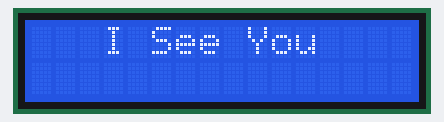
Recording of a sketch running on a simulated Arduino Uno, built with avr-gcc and run on an emulated ATmega328P. Parts: 16×2 character LCD.

Above: at 0.2 s.
At 3.2 s:
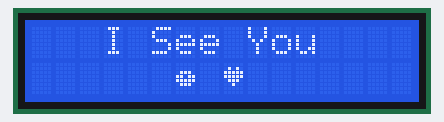
At 8.2 s:
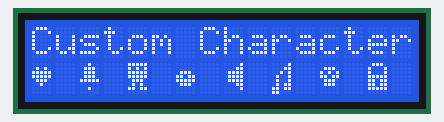
At 14.2 s:
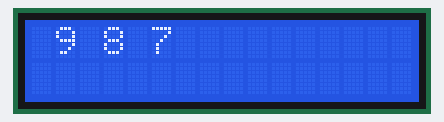
At 16.7 s:
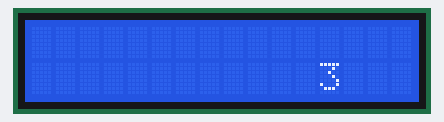
At 19.8 s:
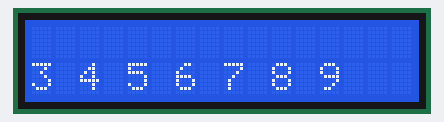

Measured:
- by itself, everything shown: repeats every 12.1 s, in 16 steps
- what the display in image 1 shows lasts 5.1 s, from 3.1 s to 8.2 s
- what the display in image 3 shows lasts 0.5 s, from 14.2 s to 14.7 s

The sketch:

Latihan_LCD.ino
```cpp
/*
      neo Mahdy
  Belajar LCD dengan I2C
                         */

#include <Wire.h>
#include <LiquidCrystal_I2C.h>

// Set the LCD address to 0x27 for a 16 chars and 2 line display
LiquidCrystal_I2C lcd(0x27, 16, 2);

// Make custom characters:
byte Heart[] = {
  B00000,
  B01010,
  B11111,
  B11111,
  B01110,
  B00100,
  B00000,
  B00000
};
byte Bell[] = {
  B00100,
  B01110,
  B01110,
  B01110,
  B11111,
  B00000,
  B00100,
  B00000
};
byte Alien[] = {
  B11111,
  B10101,
  B11111,
  B11111,
  B01110,
  B01010,
  B11011,
  B00000
};
byte Rose[] = {
  B00000,
  B00000,
  B01110,
  B11011,
  B11111,
  B01110,
  B00000,
  B00000
};
byte Speaker[] = {
  B00001,
  B00011,
  B01111,
  B01111,
  B01111,
  B00011,
  B00001,
  B00000
};
byte Sound[] = {
  B00001,
  B00011,
  B00101,
  B01001,
  B01001,
  B01011,
  B11011,
  B11000
};
byte Skull[] = {
  B00000,
  B01110,
  B10101,
  B11011,
  B01110,
  B01110,
  B00000,
  B00000
};
byte Lock[] = {
  B01110,
  B10001,
  B10001,
  B11111,
  B11011,
  B11011,
  B11111,
  B00000
};

void setup()
{
	// initialize the LCD
	lcd.begin();

  // Create a new characters:
  lcd.createChar(0, Heart);
  lcd.createChar(1, Bell);
  lcd.createChar(2, Alien);
  lcd.createChar(3, Rose);
  lcd.createChar(4, Speaker);
  lcd.createChar(5, Sound);
  lcd.createChar(6, Skull);
  lcd.createChar(7, Lock);

  // Print a message to the lcd:
  lcd.setCursor(3,0);
  lcd.print("I See You");
  delay(3000);
  lcd.setCursor(6,1);
  lcd.write(byte(3));
  lcd.setCursor(8,1);
  lcd.write(byte(0));
  delay(5000);

  // Clears the LCD screen:
  lcd.clear();

}

void loop()
{
  // Print all the custom characters:
  lcd.print("Custom Character");
  lcd.setCursor(0, 1);
  lcd.write(byte(0));
  lcd.setCursor(2, 1);
  lcd.write(byte(1));
  lcd.setCursor(4, 1);
  lcd.write(byte(2));
  lcd.setCursor(6, 1);
  lcd.write(byte(3));
  lcd.setCursor(8, 1);
  lcd.write(byte(4));
  lcd.setCursor(10, 1);
  lcd.write(byte(5));
  lcd.setCursor(12, 1);
  lcd.write(byte(6));
  lcd.setCursor(14, 1);
  lcd.write(byte(7));
  delay(5000);
  lcd.clear();

  // Print LCD Scroll
  lcd.scrollDisplayRight();
  lcd.setCursor(0, 0);
  for (int x = 9; x > 2; x--) {
    lcd.print(x);
    lcd.print(" ");
    delay(500);
  }
  lcd.clear();
  lcd.autoscroll();
  lcd.scrollDisplayLeft();
  lcd.setCursor(15, 1);
  for (int y = 3; y < 10; y++) {
    lcd.print(y);
    lcd.print(" ");
    delay(500);
  }
  lcd.noAutoscroll();
  lcd.clear();
}
```
